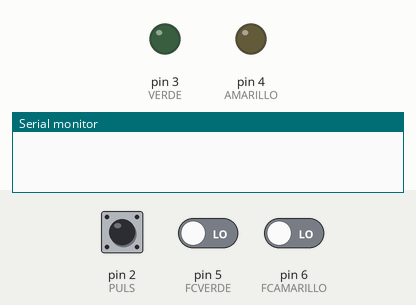
The sketch below on a simulated Arduino Uno, built with avr-gcc and run on an emulated ATmega328P. Shown: output pins drawn as LEDs (lit = HIGH), the last lines printed to the serial monitor. The inputs (shaded band) are chosen by the test bench; at power-on: pin 2 (PULS) LOW, pin 5 (FCVERDE) LOW, pin 6 (FCAMARILLO) LOW.

Above: at 1.2 s.
1.3 s: pin 2 (PULS) pulled HIGH for 0.15 s
At 2.2 s:
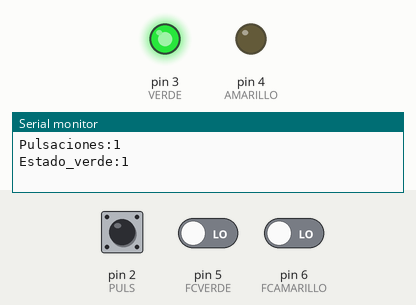
2.9 s: pin 2 (PULS) pulled HIGH for 1 s
At 3.4 s:
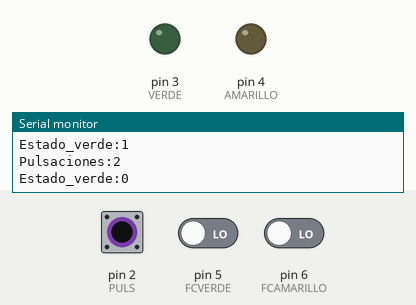
5.4 s: pin 2 (PULS) pulled HIGH for 0.15 s
At 6.6 s:
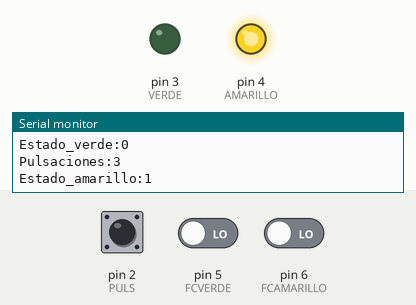
7.0 s: pin 2 (PULS) pulled HIGH for 3.2 s
At 7.8 s:
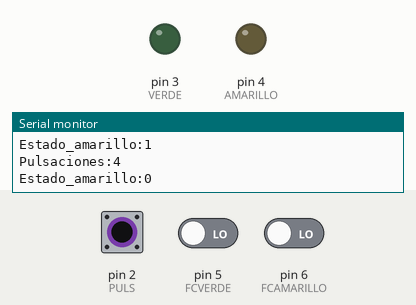
Timing chart, 0 to 10.0 s (numbered marks = the images above; inputs shaded):
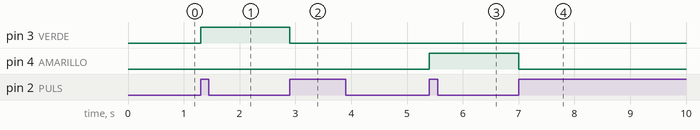

The sketch:

xanela02.ino
```cpp
// C++ code
//
/*
 * Programa para controlar a subida e baixada dunha vidro "tipo luna de coche".
 *
 * Neste programa facemos que no momento que accionamos o pulsador (pin 2), este move o
 * motor 1 (pin 3), este funcionará hasta que a ventana chegue ao Final de Carrera 1 ou hasta que novamente se prema o pulsador de accionamento.
 * No momento que estean parados, se previamente se accionou un dos finais de carreira, cando se lle dea ao pulsador iniciarase o motor contrario.
 * Final de carreira do motor 1: PIN 5.
 * Final de carreira do motor 2: PIN 6.
 * Control do relé do motor 1: PIN 3.
 * Control do relé do motor 2: PIN 4.
 * Accionamento: PIN 2.
 *
 * Autor: Francisco Mos Santamaría.
 * Data: Marzo 2024.
 */

//Definimos as entradas e salidas.
#define PULS 2
#define VERDE 3
#define AMARILLO 4
#define FCVERDE 5
#define FCAMARILLO 6

//Variables globales.
bool estado_verde = 0;
bool estado_amarillo = 0;
int pulsaciones = 0;

//Declarar entradas e saídas.
void setup(){
 pinMode(PULS, INPUT);
 pinMode(FCVERDE, INPUT);
 pinMode(FCAMARILLO, INPUT);
 pinMode(VERDE, OUTPUT);
 pinMode(AMARILLO, OUTPUT);
 Serial.begin(9600);
}

void loop() {
 if(digitalRead(PULS) == 1) {
   //Lemos cada unha das pulsacions do pulsador.
   pulsaciones += 1;
   Serial.print("Pulsaciones:"); Serial.println(pulsaciones);
   if(pulsaciones == 1){
     //Facemos que arranque o motor 1.
     estado_verde = !estado_verde;
     Serial.print("Estado_verde:"); Serial.println(estado_verde);
     digitalWrite(VERDE, estado_verde);
   }
   if(pulsaciones == 2){
     //Facemos que o motor 1 pare.
     estado_verde = !estado_verde;
     Serial.print("Estado_verde:"); Serial.println(estado_verde);
     digitalWrite(VERDE, estado_verde);
   }
   if(pulsaciones == 3){
     //Facemos que arranque o motor 2.
     estado_amarillo = !estado_amarillo;
     Serial.print("Estado_amarillo:"); Serial.println(estado_amarillo);
     digitalWrite(AMARILLO, estado_amarillo);
   }
   if(pulsaciones == 4){
     //Facemos que o motor 2 pare.
     estado_amarillo = !estado_amarillo;
     Serial.print("Estado_amarillo:"); Serial.println(estado_amarillo);
     digitalWrite(AMARILLO, estado_amarillo);
     pulsaciones = 0;
   }
   	while(digitalRead(PULS) == 1) {
    	delay(0);
   	}
   }
  if(digitalRead(FCVERDE) == 1 && pulsaciones == 1){
    //Lemos o Final de carreira do motor 1, solamente no  momento no que este estea funcionando, e si se preme forzamos o paso ao siguiente estado.
    pulsaciones += 1;
    Serial.print("Pulsaciones:"); Serial.println(pulsaciones);
    estado_verde = !estado_verde;
    digitalWrite(VERDE, estado_verde);
    while(digitalRead(FCVERDE) == 1) {
    	delay(0);
   }
  }
  if(digitalRead(FCAMARILLO) == 1 && pulsaciones == 3){
    //Lemos o Final de carreira do motor 2, solamente no  momento no que este estea funcionando, e si se preme forzamos o paso ao siguiente estado.
  	pulsaciones += 1;
  	Serial.print("Pulsaciones:"); Serial.println(pulsaciones);
  	estado_amarillo = !estado_amarillo;
  	digitalWrite(AMARILLO, estado_amarillo);
    pulsaciones = 0;
    while(digitalRead(FCAMARILLO) == 1) {
    	delay(0);
    }
  }
}
```

Measured:
- after the input at 1.3 s, pin 3 (VERDE): LOW → HIGH at once
- after the input at 2.9 s, pin 3 (VERDE): HIGH → LOW at once
- after the input at 5.4 s, pin 4 (AMARILLO): LOW → HIGH at once
- after the input at 7.0 s, pin 4 (AMARILLO): HIGH → LOW at once
